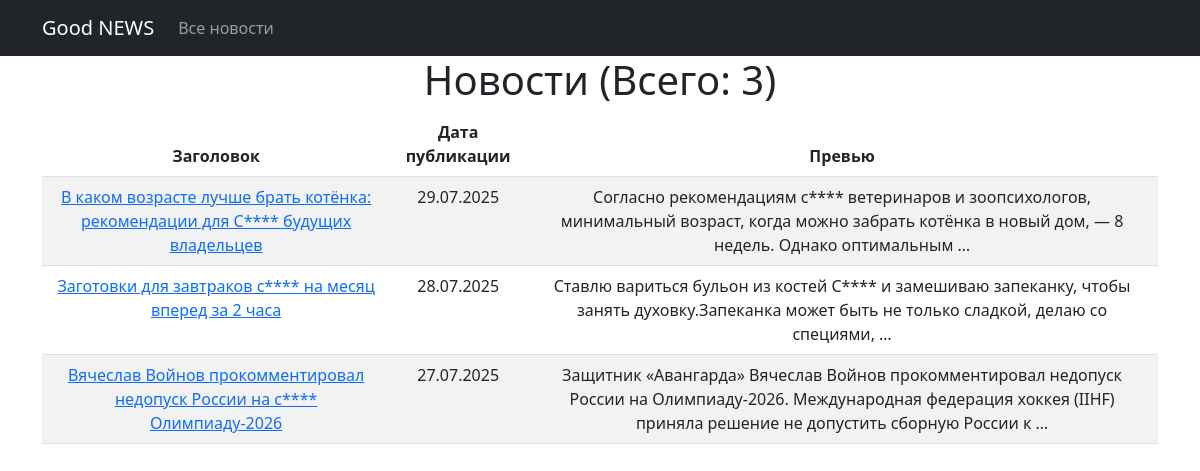
Page /news/ on the committed database.
### news/models.py (models this page shows, shortened)
class Post(models.Model):
    author = models.ForeignKey(Author, on_delete=models.CASCADE)
    post_type = models.CharField(max_length=2, choices=POST_TYPES, default='AR')
    data_time_created = models.DateTimeField(auto_now_add=True)
    categories = models.ManyToManyField(Category, through='PostCategory')
    title = models.CharField(max_length=255)
    text = models.TextField()
    rating = models.IntegerField(default=0)

### news/views.py (the view)
# urls.py: path('', PostsList.as_view(), name='news_list'),
class PostsList(ListView):
    model = Post
    ordering = ('-data_time_created')
    template_name = 'news_list.html'
    context_object_name = 'news_list'

### news/templatetags/custom_filters.py (called while the page is built)
@register.filter(name='censor_words')
def censor_words(value):
    if not isinstance(value, str):
        return value
    def censor_match(match):
        word = match.group()
        if len(word) > 1 and (word[0].isalpha() and word[0].lower() == word[0] or word[0].isupper()):
            if word.lower() in BAD_WORDS:
                return word[0] + '*' * (len(word) - 1)
        return word
    pattern = re.compile(r'\b[А-Яа-яЁё]+\b')
    censored_text = pattern.sub(censor_match, value)
    return censored_text

### templates/news_list.html
{% extends 'flatpages/default.html' %}
{% load custom_filters %}
{% block content %}
<h1>Новости (Всего: {{ news_list|length }})</h1>
<table class="table table-striped">
    <thead>
        <tr>
            <th>Заголовок</th>
            <th>Дата публикации</th>
            <th>Превью</th>
        </tr>
    </thead>
    <tbody>
        {% for news in news_list %}
        <tr>
            <td>
                <a href="{% url 'news_detail' news.pk %}">{{ news.title|censor_words }}</a>
            </td>
            <td>{{ news.data_time_created|date:"d.m.Y" }}</td>
            <td>{{ news.text|truncatewords:20|censor_words }}</td>
        </tr>
        {% empty %}
        <tr>
            <td colspan="3">Новостей пока нет.</td>
        </tr>
        {% endfor %}
    </tbody>
</table>
{% endblock %}

### templates/flatpages/default.html (shortened to what this page needs)
<!DOCTYPE html>
<html lang="en">
    <head>
        {% load static %}
        <link href="{% static 'css/styles.css' %}" rel="stylesheet" />
    </head>
    <body>
        <nav class="navbar navbar-expand-lg navbar-dark bg-dark static-top">
            <div class="container">
                <a class="navbar-brand" href="#">Good NEWS</a>
                <div class="collapse navbar-collapse" id="navbarResponsive">
                    <ul class="navbar-nav ml-auto">
                        <li class="nav-item active">
                            <a class="nav-link" href="/news/">Все новости</a>
                        </li>
                    </ul>
                </div>
            </div>
        </nav>
        <div class="container">
            <div class="row">
                <div class="col-lg-12 text-center">
                    {% block content %}{% endblock content %}
                </div>
            </div>
        </div>
    </body>
</html>

### rows in the picture
Post: title|censor_words "В каком возрасте лучше брать котёнка: рекомендации для С**** будущих владельцев", data_time_created "29.07.2025", text|censor_words "Согласно рекомендациям с**** ветеринаров и зоопсихологов, минимальный возраст, когда можно забрать котёнка в новый дом, — 8 недель. Однако оптимальным …"
Post: title|censor_words "Заготовки для завтраков с**** на месяц вперед за 2 часа", data_time_created "28.07.2025", text|censor_words "Ставлю вариться бульон из костей С**** и замешиваю запеканку, чтобы занять духовку.Запеканка может быть не только сладкой, делаю со специями, …"
Post: title|censor_words "Вячеслав Войнов прокомментировал недопуск России на с**** Олимпиаду-2026", data_time_created "27.07.2025", text|censor_words "Защитник «Авангарда» Вячеслав Войнов прокомментировал недопуск России на Олимпиаду-2026. Международная федерация хоккея (IIHF) приняла решение не допустить сборную России к …"

### other values in the picture
{{ news_list|length }} "3"
